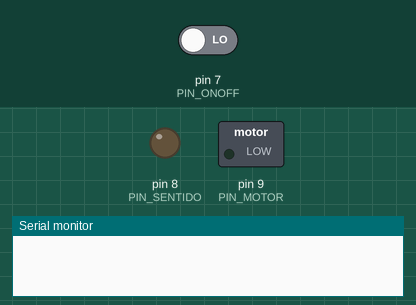
Simulated run of this sketch. Board: Arduino Uno, built with avr-gcc and run on an emulated ATmega328P. Shown: switched loads named in the sketch (green lamp = pin HIGH), output pins drawn as LEDs (lit = HIGH), the last lines printed to the serial monitor. Inputs (shaded band) come from the test bench; at power-on: pin 7 (PIN_ONOFF) LOW.

Above: at 1.2 s.
1.3 s: pin 7 (PIN_ONOFF) driven HIGH
At 13.1 s:
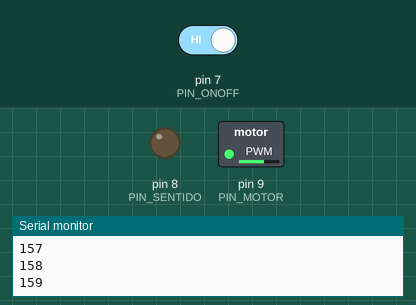
At 29.61 s:
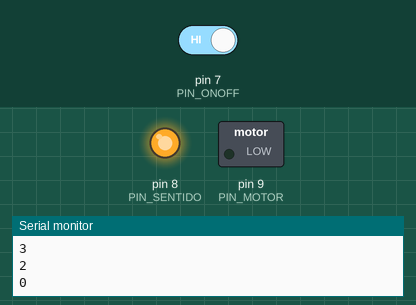
Timing chart, 0 to 31.1 s (numbered marks = the images above; inputs shaded):
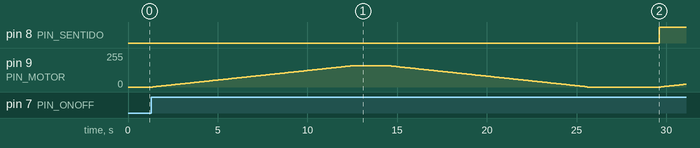

Measured:
- after the input at 1.3 s, pin 8 (PIN_SENTIDO): LOW → HIGH after 28.3 s

The sketch:

CONTROL_MOSFET_IRF540_final.ino
```cpp
#define PIN_MOTOR 9
#define PIN_SENTIDO 8
#define PIN_ONOFF   7
                                     // Declaracion de variables enteras.
int sentidoGiro;
int i = 0;
int valor;

void setup()
  {
    pinMode(PIN_MOTOR,OUTPUT);                              // Declara el pin 9 de Arduino como SALIDA
    pinMode(PIN_SENTIDO,OUTPUT);

    Serial.begin (9600);                            // Establece la velocidad de datos en bit por segundo (baudios) para la transmisión de datos en serie.
  }

void loop()
  {
    while(digitalRead(PIN_ONOFF) == HIGH)                     // Mientras el pin 7 esté en estado ALTO, ejecuta las sentencias que hay dentro de las llaves.  (ON/OFF)
      {
           for (i=0; i < 160; i+=1)                 // RAMPA DE ACELERACIÓN   160 antes 254
                    {
                      analogWrite(PIN_MOTOR, i);    // Escribe el valor de la varible i en el pin analógico 9 (motor).
                      Serial.println(i);            // Imprime los datos en el puerto serie, seguido de un retorno de carro y de línea nueva.
                      delay(70);                    // Hace una pausa en el programa durante el tiempo (50 milisegundos), bloqueando todo el programa durante dicho tiempo.
                    }
                     delay (2000);


           for (i=159; i > 1; i-=1)                 // RAMPA DE DECELERACIÓN  antes 255 ahora 159
                    {
                     analogWrite(PIN_MOTOR,i);      // Escribe el valor de la varible i en el pin analógico 9 (motor).
                     Serial.println(i);             // Imprime los datos en el puerto serie, seguido de un retorno de carro y de línea nueva.
                     delay(70);                    // Hace una pausa en el programa durante el tiempo (50 milisegundos), bloqueando todo el programa durante dicho tiempo.
                    }
                     analogWrite(PIN_MOTOR,0);
                     delay(4000);

                       if(sentidoGiro == 0){
                  sentidoGiro = 1;
                  digitalWrite(PIN_SENTIDO, HIGH);
                }else{
                   sentidoGiro = 0;
                  digitalWrite(PIN_SENTIDO, LOW);

                }

      }
  }
```
